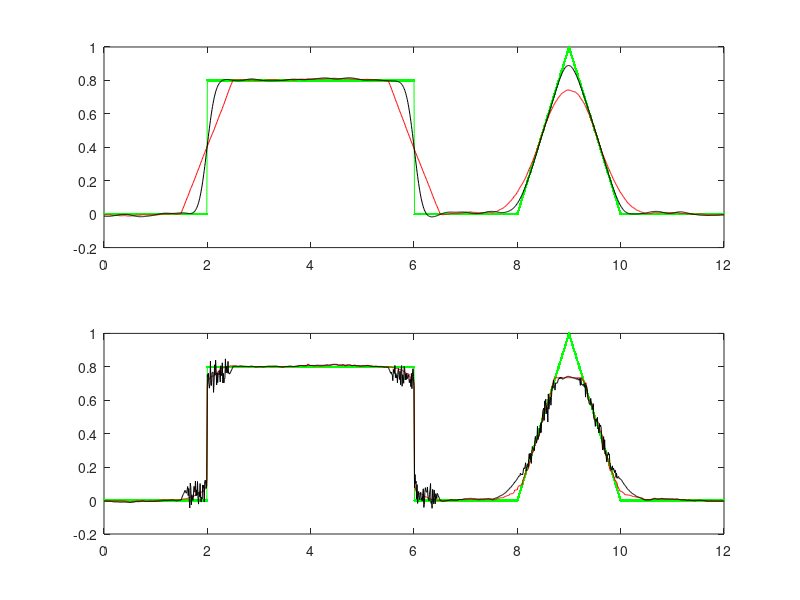
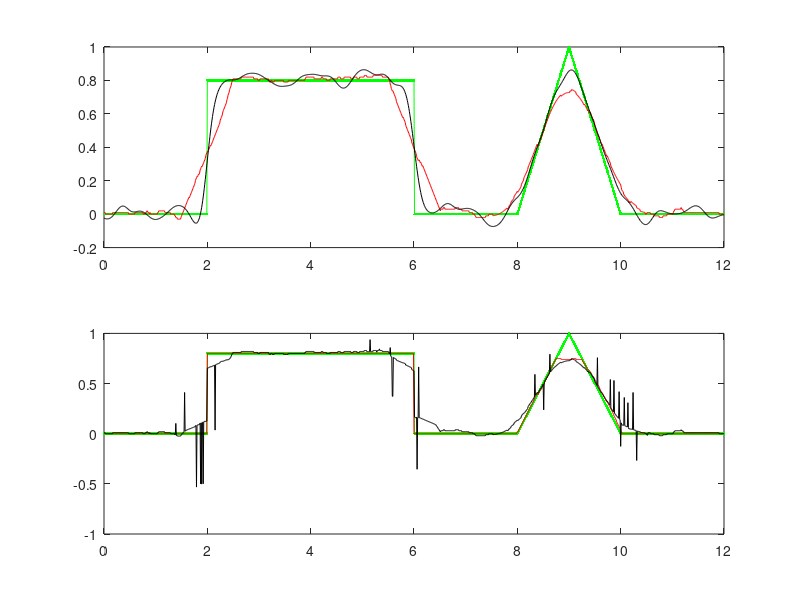
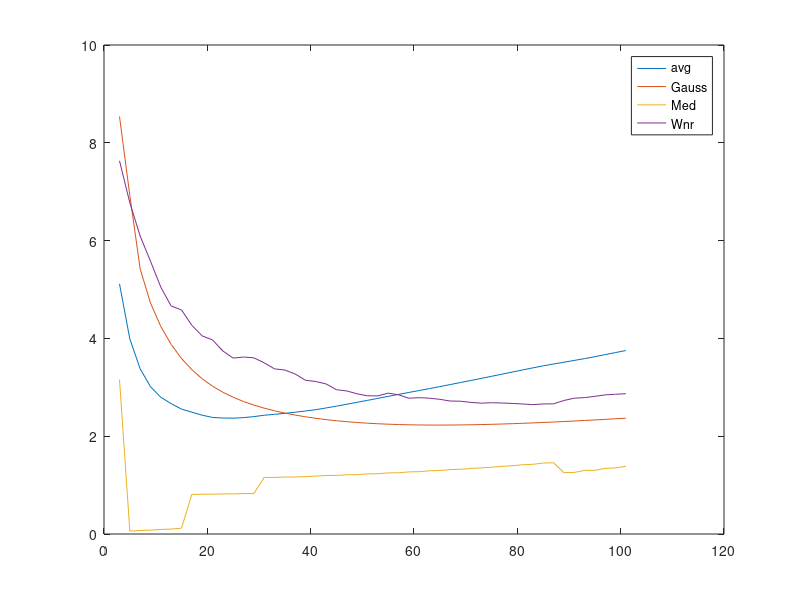

Reproduce these figures in MATLAB, in order. (Note: this script raises an error after producing the figures.)
%%
close all; clear; clc;
Fs=100;
t=0:(1/Fs):12;
%x = 0.8*(abs(t-4)>2) + 1*(1-(t-9)).*(abs(t-9)>1);
x = 0.8*(t>=2 & t<=6) + 1*(1-abs(t-9)/1).*(abs(t-9)<1);
N = 51;
LP = ones(1,N)/N;
x1=conv(x,LP,'same');

N2=floor(N/2);
odch=N2/4;
LP=exp(-(-N2:N2).^2/(2*odch*odch));
LP=LP/sum(LP(:));
x2=conv(x,LP,'same');

x3=medfilt1(x,N);  %filtr medianowa
%-czasochlonna +dobrze zachowuje krawedzi
%-nie na kartach graf
%-nie dolnoprzepustowa

x4=wiener2(x, [1 N]);
% ocalona krawedz

subplot(211);
plot(t,x,'.-g',t,x1,'r',t,x2,'k');
subplot(212);
plot(t,x,'.-g',t,x3,'r',t,x4,'k');

%%
close all; clear; clc;
Fs=100;
t=0:(1/Fs):12;
%x = 0.8*(abs(t-4)>2) + 1*(1-(t-9)).*(abs(t-9)>1);
x = 0.8*(t>=2 & t<=6) + 1*(1-abs(t-9)/1).*(abs(t-9)<1);
xs = x + 0.05*randn(size(t));

ocena=@(x,xs)sqrt(sum((x(:)-xs(:)) .^2));
wyn = zeros(50,5);
for k=1:50
    N=2*k+1;
    %N = 10;
    LP = ones(1,N)/N;
    x1=conv(xs,LP,'same');
    
    N2=floor(N/2);
    odch=N2/4;
    LP=exp(-(-N2:N2).^2/(2*odch*odch));
    LP=LP/sum(LP(:));
    x2=conv(xs,LP,'same');
    
    x3=medfilt1(xs,N);  
    x4=wiener2(xs, [1 N]);

    wyn(k,1)=N;
    wyn(k,2)=ocena(x,x1);
    wyn(k,3)=ocena(x,x2);
    wyn(k,4)=ocena(x,x3);
    wyn(k,5)=ocena(x,x4);
end

%najnizsze dla med/wie 19
subplot(211);
plot(t,x,'.-g',t,x1,'r',t,x2,'k');
subplot(212);
plot(t,x,'.-g',t,x3,'r',t,x4,'k');

figure();

%%
close all; clear; clc;
Fs=100;
t=0:(1/Fs):12;
x = 0.8*(t>=2 & t<=6) + 1*(1-abs(t-9)/1).*(abs(t-9)<1);
%x = sin(2*pi*t/3);
%xs = x + 0.05*randn(size(t));
%xs = x+(-0.1+0.2*rand(size(t)));
tt=rand(size(t));
xs=x+1*(tt<=0.025)-1*(tt>0.975);
plot(t,x,t,xs,'r');

ocena=@(x,xs)sqrt(sum((x(:)-xs(:)) .^2));
wyn = zeros(50,5);
for k=1:50
    N=2*k+1;
    %N = 10;
    LP = ones(1,N)/N;
    x1=conv(xs,LP,'same');
    
    N2=floor(N/2);
    odch=N2/4;
    LP=exp(-(-N2:N2).^2/(2*odch*odch));
    LP=LP/sum(LP(:));
    x2=conv(xs,LP,'same');
    
    x3=medfilt1(xs,N);  
    x4=wiener2(xs, [1 N]);

    wyn(k,1)=N;
    wyn(k,2)=ocena(x,x1);
    wyn(k,3)=ocena(x,x2);
    wyn(k,4)=ocena(x,x3);
    wyn(k,5)=ocena(x,x4);
end

%sygnal lagodny - typ 1/2
%sygnal ostry - typ 3/4


subplot(211);
plot(t,x,'.-g',t,x1,'r',t,x2,'k');
subplot(212);
plot(t,x,'.-g',t,x3,'r',t,x4,'k');

figure;
plot(wyn(:,1),wyn(:,2:5));
legend('avg','Gauss','Med','Wnr');

%x1 xs2        wiener 19 best
%x_all xs3  szum impulsowy -> med najlepsze
%kazda filtr degeneruje sygnal

%%
close all; clear; clc;
a=load('szum_201.txt');
t=a(:,1)';
x=a(:,2)';
xs=a(:,3)';
%plot(t,x,'.g',t,xs,'r');

ocena=@(x,xs)sqrt(sum((x(:)-xs(:)).^2)/length(x));

wyn = zeros(50,5);
for k=1:50
    N=2*k+1;
    %N = 10;
    LP = ones(1,N)/N;
    x1=conv(xs,LP,'same');
    
    N2=floor(N/2);
    odch=N2/4;
    LP=exp(-(-N2:N2).^2/(2*odch*odch));
    LP=LP/sum(LP(:));
    x2=conv(xs,LP,'same');
    
    x3=medfilt1(xs,N);  
    x4=wiener2(xs, [1 N]);

    wyn(k,1)=N;
    wyn(k,2)=ocena(x,x1);
    wyn(k,3)=ocena(x,x2);
    wyn(k,4)=ocena(x,x3);
    wyn(k,5)=ocena(x,x4);
end

%subplot(211);
%plot(t,x,'.-g',t,x1,'r',t,x2,'k');
%subplot(212);
%plot(t,x,'.-g',t,x3,'r',t,x4,'k');

figure;
plot(wyn(:,1),wyn(:,2:5));
legend('avg','Gauss','Med','Wnr');

Y=wiener2(xs,[1 11]);
ocena(x,Y)  %ma byc 1 rozw

WA=abs(fftshift(fft(x-xs)));
plot(WA)

%% FILTRY NIELINIOWE
%czas jak med
close all; clear; clc;
Fs=100;
t=0:(1/Fs):12;
x = 0.8*(t>=2 & t<=6) + 1*(1-abs(t-9)/1).*(abs(t-9)<1);
N=81;
x1=ordfilt2(x,1,ones(1,N));
x2=ordfilt2(x,N,ones(1,N));
%plot(t,x,'.-g',t,x1,'r',t,x2,'k');
plot(t,x,'.-g',t,x,'r',t,x2-x1,'k');
x=x+0.05*randn(size(t));
x3=entropyfilt(x,ones(1,N)); %filtr entropii n kolo 100
plot(t,x,t,x3);

%% kol prob 3.4
close all; clear; clc;
a=load('dem_201.txt');
x=a(:,1)';
xs=a(:,2)';
N=length(x);
Fs=1000;

t=0:(1/Fs):((N-1)/Fs);



ocena=@(x,xs)sqrt(1/N*sum((x-xs).^2));

wyn = zeros(250,5);

for k=1:2:250
    N=2*k+1;
    LP = ones(1,N)/N;
    x1=conv(xs,LP,'same');
    
    N2=floor(N/2);
    odch=N2/4;
    LP=exp(-(-N2:N2).^2/(2*odch*odch));
    LP=LP/sum(LP(:));
    x2=conv(xs,LP,'same');
    
    x3=medfilt1(xs,N);  
    x4=wiener2(xs, [1 N]);

    wyn(k,1)=N;
    wyn(k,2)=ocena(x,x1);
    wyn(k,3)=ocena(x,x2);
    wyn(k,4)=ocena(x,x3);
    wyn(k,5)=ocena(x,x4);
end

%subplot(211);
%plot(t,x,'.-g',t,x1,'r',t,x2,'k');
%subplot(212);
%plot(t,x,'.-g',t,x3,'r',t,x4,'k');

figure;
plot(wyn(:,1),wyn(:,2:5));
legend('avg','Gauss','Med','Wnr');

Y=medfilt1(xs,30);
ocena(x,Y)

%%
XTxs=fftshift(fft(xs_old));
WAxs=abs(XTxs); 
fxs=linspace(-Fs/2,Fs/2,length(t));
filtrxs=1.0*( abs(fxs)<=419.5 | abs(fxs)>=420.8 );
xs=real(ifft(ifftshift(filtrxs.*XTxs)));

WA=abs(fftshift(fft(xs)));
plot(fxs, WA, 'g', fxs, filtrxs*4000, 'r')

